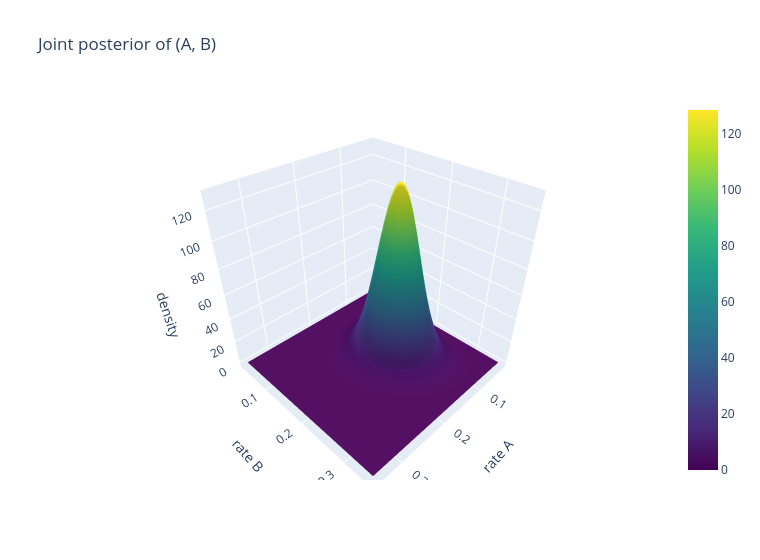

Source (notebook cell):
### Markdown cell above
### 8.2 Interactive Plotly version of 8.1

### Code cell
fig = go.Figure(go.Surface(x=ta, y=ta, z=J, colorscale="Viridis")); fig.update_layout(title="Joint posterior of (A, B)", width=760, height=560, scene=dict(xaxis_title="rate A", yaxis_title="rate B", zaxis_title="density")); fig.show()
